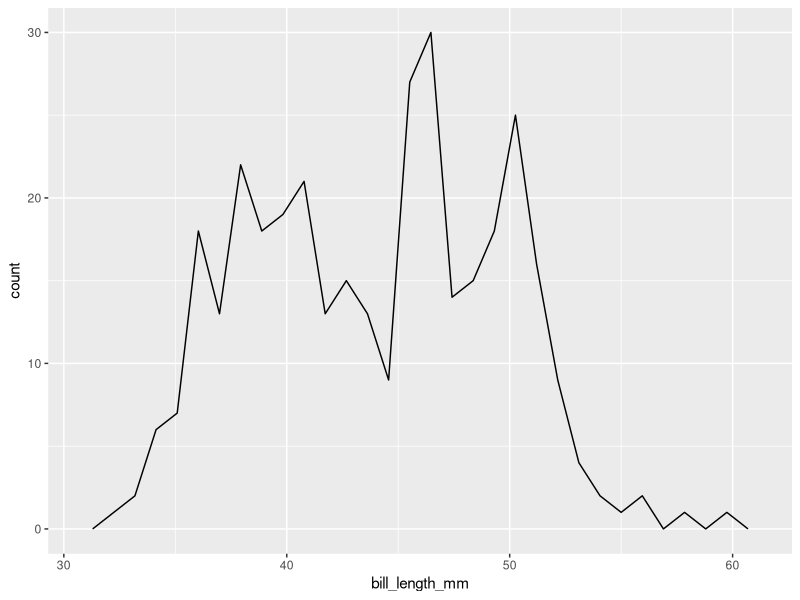
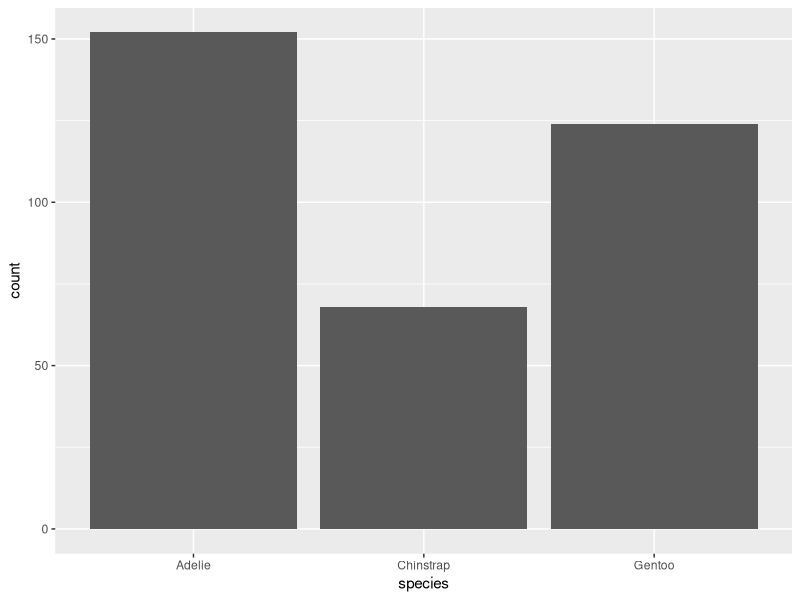
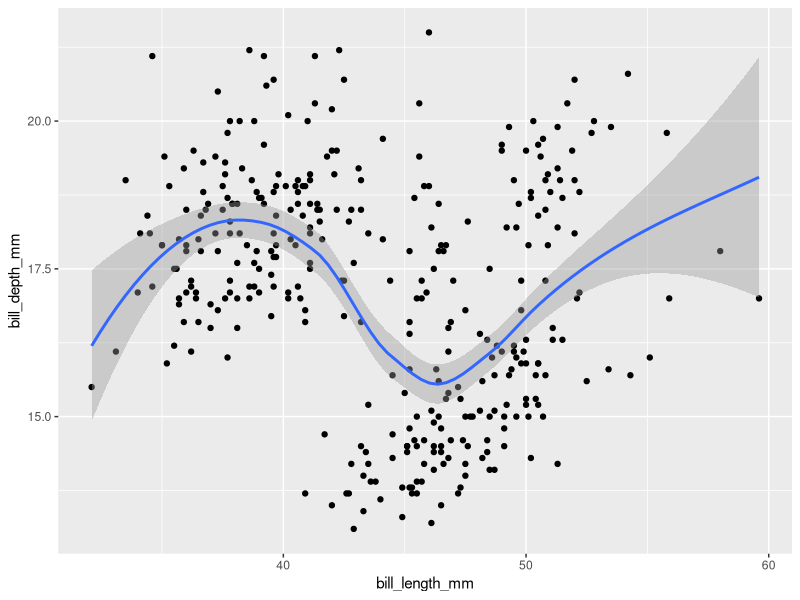
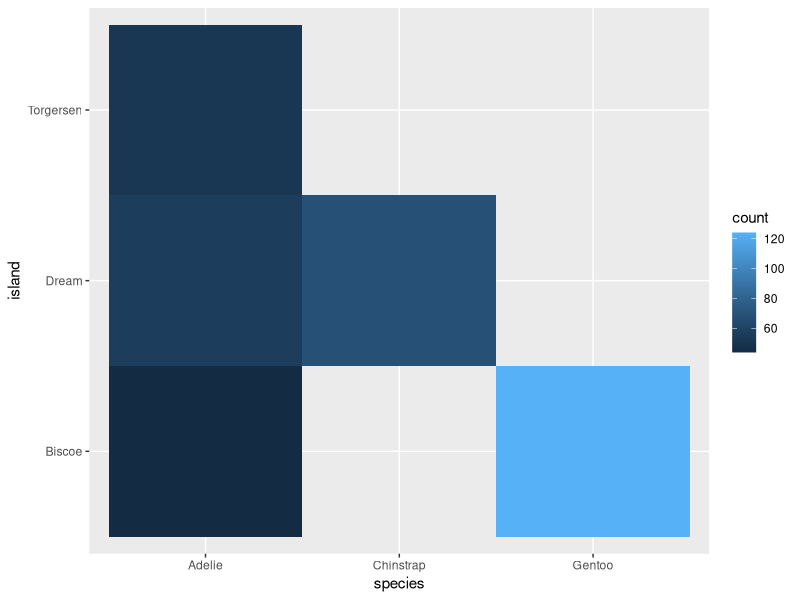
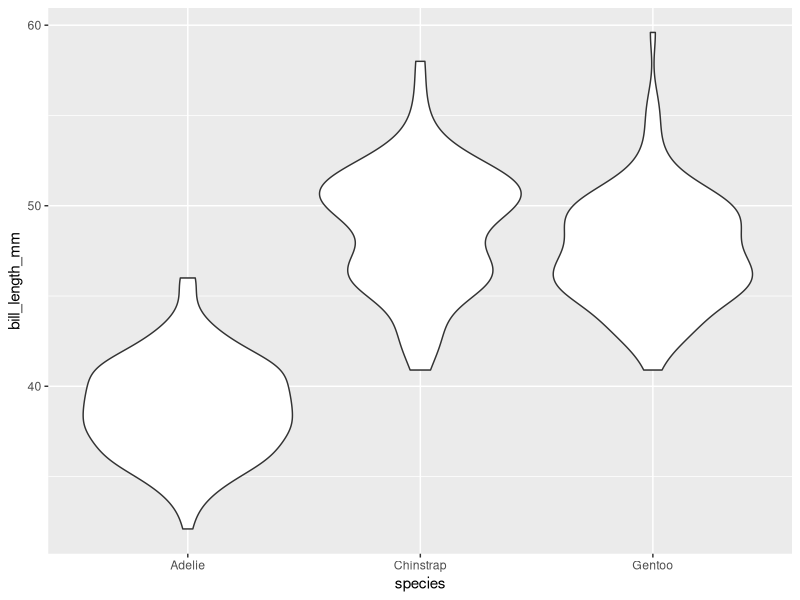
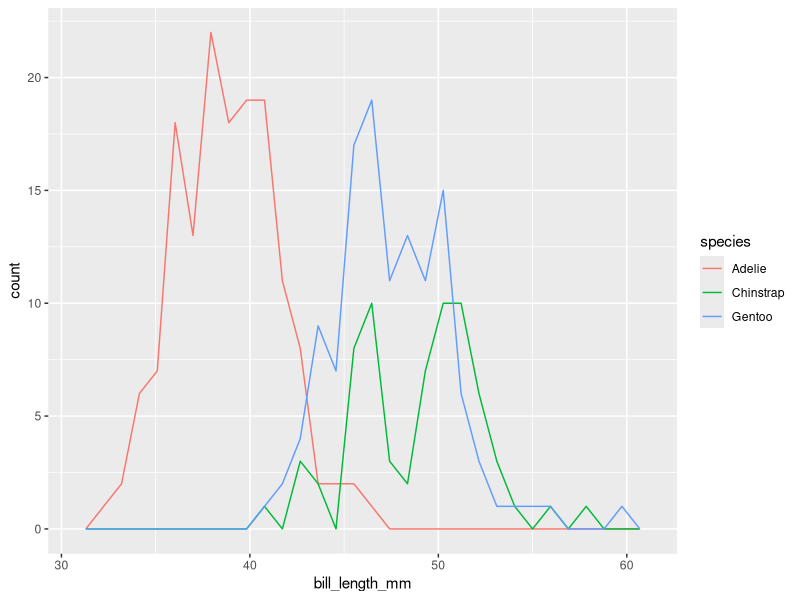
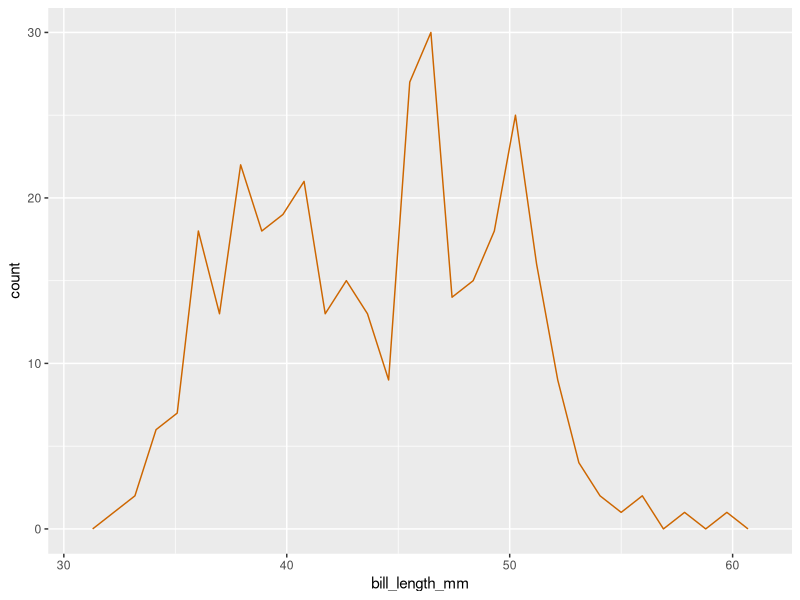
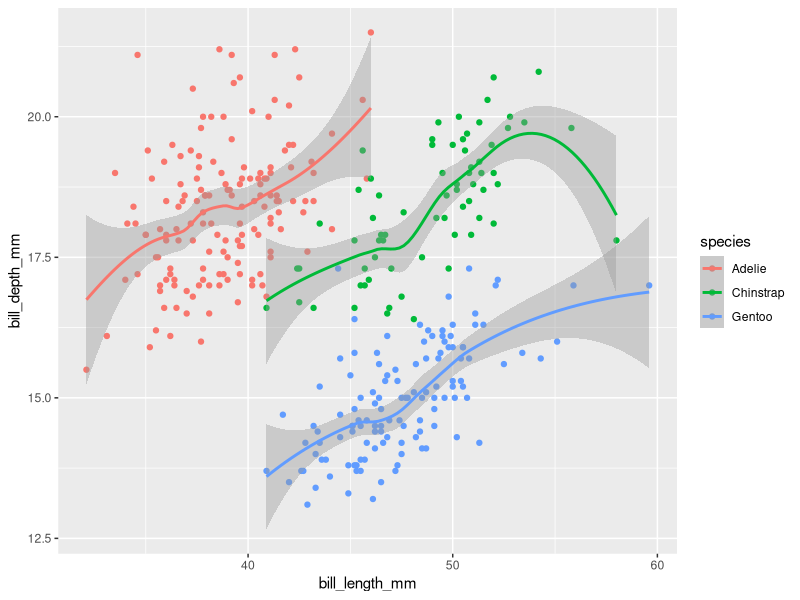

Write the R code that produced these figures, in order.
## ---- chunk 1
knitr::opts_chunk$set(echo = TRUE)
## ---- chunk 2
## install.packages("palmerpenguins")
library(palmerpenguins)
library(tidyverse)
penguins

## single quantitative frequency plot
ggplot(data = penguins, aes(x = bill_length_mm)) +
  geom_freqpoly() 
## single categorical barplot
ggplot(data = penguins, aes(x = species)) +
  geom_bar()
## two quant scatterplot
ggplot(data = penguins, aes(x = bill_length_mm, y = bill_depth_mm)) +
  geom_point() +
  geom_smooth()
## two cat heatmap
ggplot(data = penguins, aes(x = species, y = island)) +
  geom_bin_2d()
## ---- chunk 3
## 1
ggplot(data = penguins, aes(x = species, y = bill_length_mm)) +
  geom_violin()

## 2
ggplot(data = penguins, aes(x = bill_length_mm)) +
  geom_freqpoly(aes(colour = species)) 

ggplot(data = penguins, aes(x = bill_length_mm)) +
  geom_freqpoly(colour = "darkorange3") 

## 3
ggplot(data = penguins, aes(x = bill_length_mm,
                            y = bill_depth_mm,
                            colour = species)) +
  geom_point() +
  geom_smooth()

## 4

ggplot(data = penguins, aes(x = bill_length_mm,
                            y = bill_depth_mm)) +
  geom_point(aes(colour = species)) +
  geom_smooth()

## ---- chunk 4
ggplot(data = penguins, aes(x = bill_length_mm)) +
  geom_histogram(colour = "black", fill = "white") +
  facet_wrap(~ species, ncol = 1)

penguins <- penguins %>% mutate(random_var = sample(c("A", "B", "C", "D", "E", "F", "G"),
       size = nrow(penguins),
       replace = TRUE))
ggplot(data =penguins, aes(x = bill_length_mm, y = bill_depth_mm, colour = random_var)) +
  geom_point() 

ggplot(data =penguins, aes(x = bill_length_mm, y = bill_depth_mm)) +
  geom_point() +
  facet_wrap(~random_var)

ggplot(data = penguins, aes(x = bill_length_mm, y = bill_depth_mm)) +
  geom_point() +
  geom_smooth() +
  facet_wrap(~ species)
ggplot(data = penguins, aes(x = species)) +
  geom_bar(stat = "count") ## don't need stat = "count" because it's the default.
ggplot(data = penguins, aes(x = species, fill = sex)) +
  geom_bar(position = "stack") + ## don't need "stacked" because it's default
  scale_fill_viridis_d()
ggplot(data = penguins, aes(x = species, fill = sex)) +
  geom_bar(position = "dodge") + ## don't need "stacked" because it's default
  scale_fill_viridis_d()
ggplot(data = penguins, aes(x = species)) +
  geom_bar() +
  coord_polar()
ggplot(data = penguins, aes(x = species)) + 
  geom_bar() +
  coord_flip()
ggplot(data = penguins, aes(x = bill_length_mm, y = bill_depth_mm,
                            colour = species)) +
  geom_point() +
  geom_smooth()
## ---- chunk 5
ggplot(data = penguins, aes(x = bill_length_mm, y = bill_depth_mm,
                            colour = species)) +
  geom_point() +
  geom_smooth() +
  theme(plot.background = element_rect(fill = "yellow"),
        axis.ticks.length=unit(1.1, "cm"),
        panel.grid = element_line(colour = "brown", size = 1.5),
        aspect.ratio = 5,
        legend.position = c(0, 0),
        legend.direction = "horizontal",
        legend.key = element_rect(fill = "darkorange3", colour = "blue")) +
  scale_colour_manual(values = c("yellow", "green", "purple"))
